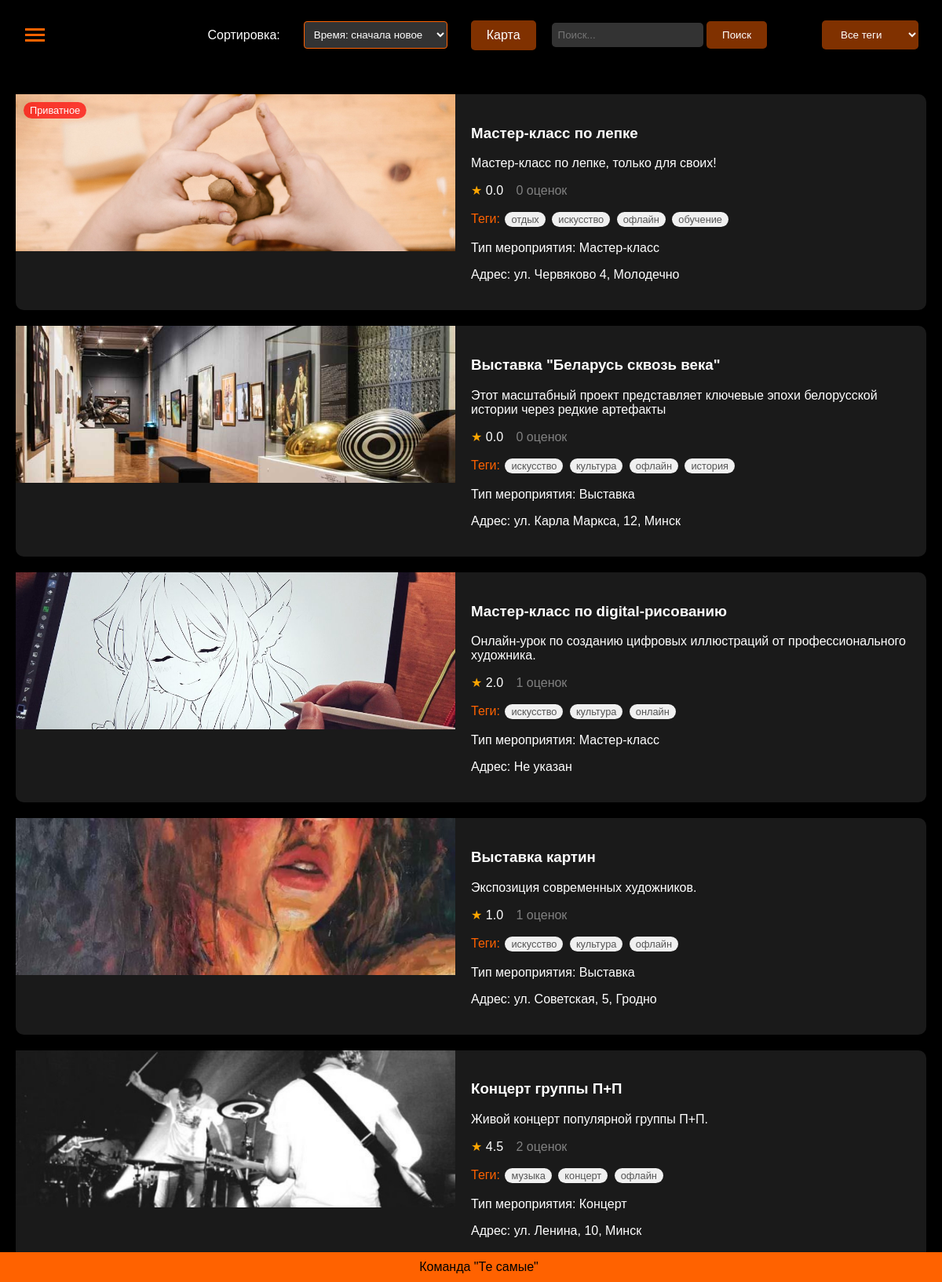
The page / on the database its author committed.
### app/app.py (models this page shows, shortened)
class Event(db.Model):
    id = db.Column(db.Integer, primary_key=True)
    title = db.Column(db.String(100), nullable=False)
    description = db.Column(db.Text, nullable=False)
    organizer_id = db.Column(db.Integer, db.ForeignKey('user.id'), nullable=False)
    format = db.Column(db.String(20), nullable=False)  # 'online' или 'offline'
    location_name = db.Column(db.String(200))  # Название места
    location_address = db.Column(db.String(200))  # Физический адрес
    online_info = db.Column(db.Text)  # Информация для онлайн мероприятий
    date_time = db.Column(db.DateTime, nullable=False)
    duration = db.Column(db.Integer, nullable=False)
    image_url = db.Column(db.String(200))
    lat = db.Column(db.Float)
    lng = db.Column(db.Float)
    event_type = db.Column(db.String(50))
    created_at = db.Column(db.DateTime, default=datetime.utcnow)
    is_active = db.Column(db.Boolean, default=True)
    is_private = db.Column(db.Boolean, default=False)
    password = db.Column(db.String(100))  # Пароль для приватных мероприятий
    organizer = db.relationship('User', backref='events')
    tags = db.relationship('Tag', secondary='event_tag', backref='events')
    user_statuses = db.relationship(
        'UserEventStatus',
        backref=db.backref('event', lazy='joined'),
        lazy='dynamic'
    )
    @hybrid_property
    def average_rating(self):
        return db.session.query(func.avg(Rating.rating)).filter(
            Rating.event_id == self.id
        ).scalar() or 0.0
    @property
    def ratings_count(self):
        return Rating.query.filter_by(event_id=self.id).count()

class Tag(db.Model):
    id = db.Column(db.Integer, primary_key=True)
    name = db.Column(db.String(50), unique=True, nullable=False)

### app/app.py (the view, shortened to what this page needs)
@app.route('/', methods=['GET'])
def home():
    search_query = request.args.get('search', '').strip()
    selected_tag = request.args.get('tag', '').strip()
    selected_sort = request.args.get('sort', 'newest').strip()
    query = Event.query.filter_by(is_active=True)
    if selected_tag:
        tag = Tag.query.filter_by(name=selected_tag).first()
        if tag:
            query = query.join(Event.tags).filter(Tag.id == tag.id)
    events = query.all()
    tags = Tag.query.all()
    if selected_sort == 'popular':
        query = query.outerjoin(EventView).group_by(Event.id).order_by(func.count(EventView.event_id).desc())
    elif selected_sort == 'rating':
        query = query.outerjoin(Rating).group_by(Event.id).order_by(func.coalesce(func.avg(Rating.rating), 0).desc())
    elif selected_sort == 'oldest':
        query = query.order_by(Event.created_at.asc())
    elif selected_sort == 'recommended':
        query = query.order_by(Event.created_at.desc())  # Заглушка
    else:  # newest (default)
        query = query.order_by(Event.created_at.desc())
    events = query.all()
    return render_template('index.html',
                         posts=events,
                         tags=tags,
                         search_query=search_query,
                         selected_tag=selected_tag,
                         selected_sort=selected_sort)

### app/app.py (called while the page is built, shortened)
@app.before_request
def make_session_permanent():
    session.permanent = True

@app.context_processor
def inject_user():
    if 'username' in session:
        user = User.query.filter_by(username=session['username']).first()
        return {'current_user': user}
    return {}

@app.context_processor
def inject_validation_counts():
    return {}

@app.context_processor
def inject_friend_requests_count():
    return {}

### app/templates/index.html (shortened to what this page needs)
<!DOCTYPE html>
<html>
<head>
    <link rel="stylesheet" href="{{ url_for('static', filename='styles.css') }}">
</head>
<body>
    <div class="header">
        <div class="user-container" id="userContainer">
            <div class="menu-icon">
                <span></span>
                <span></span>
                <span></span>
            </div>
        </div>
        <div class="menu-buttons">
            <span style="color: white; margin-right: 10px;">Сортировка:</span>
            <select class="menu-btn" id="sortSelector" onchange="applySorting(this.value)">
                <option value="newest" {% if selected_sort == 'newest' %}selected{% endif %}>Время: сначала новое</option>
            </select>
            <a href="{{ url_for('show_map') }}" class="menu-btn">Карта</a>
            <div class="search-container">
                <form method="GET" action="/">
                    <input class="search-input" type="text" name="search" placeholder="Поиск..." value="{{ search_query|default('') }}">
                        <button class="menu-btn" type="submit">Поиск</button>
                </form>
            </div>
            <select class="menu-btn" onchange="filterPosts('tag', this.value)">
                <option value="">Все теги</option>
            </select>
        </div>
    </div>
    <div class="posts-container">
        {% for post in posts %}
             {% include 'post.html' %}
        {% endfor %}
    </div>
    <div class="footer">
        Команда "Те самые"
    </div>
</body>
</html>

### app/templates/post.html (shortened to what this page needs)
<div class="post"
                 data-event-id="{{ post.id }}"
                 data-title="{{ post.title | escape }}"
                 data-description="{{ post.description | escape }}"
                 data-location-name="{{ post.location_name | escape if post.location_name else '' }}"
                 data-tags="{{ post.tags|map(attribute='name')|join(', ') | escape }}"
                 data-event-type="{{ post.event_type | escape }}"
                 data-location-address="{{ post.location_address | escape if post.location_address else '' }}"
                 data-lat="{{ post.lat | default(0) }}"
                 data-lng="{{ post.lng | default(0) }}"
                 data-image-url="{{ post.image_url | default('', true) | escape }}"
                 data-is-private="{{ 'true' if post.is_private else 'false' }}"
                 data-format="{{ post.format }}"
                 data-online-info="{{ post.online_info | escape if post.online_info else '' }}"
                 data-date-time="{{ post.date_time.strftime('%Y-%m-%dT%H:%M:%S') }}"
                 data-duration="{{ post.duration }}"
                 data-organizer-username="{{ post.organizer.username }}"
                 onclick="handlePostClick(this)">
            {% if post.is_private %}
                <div class="private-badge">Приватное</div>
            {% endif %}
                <img class="post-image"
                    src="{{ url_for('static', filename=post.image_url) if post.image_url else url_for('static', filename='images/no-image.jpg') }}"
                    alt="{{ post.title }}"
                    onerror="this.onerror=null;this.src='{{ url_for('static', filename='images/no-image.jpg') }}'">
                <div class="post-content">
                    <h3>{{ post.title }}</h3>
                    <p>{{ post.description|truncate(100) }}</p>
                    <p class="rating">
                        <span class="star" style="color: #ffa500;">★</span>
                        <span class="average-rating" style="margin-right: 12px;">{{ "%.1f"|format(post.average_rating) }}</span>
                        <span class="ratings-count" style="color: #808080;"> {{ post.ratings_count }} оценок</span>
                    </p>
                    <p class="tags">Теги:
                        {% for tag in post.tags %}
                            <span class="tag
                                ">
                                {{ tag.name }}
                            </span>
                        {% endfor %}
                    </p>
                    <p>Тип мероприятия: {{ post.event_type }}</p>
                    <p>Адрес: {{ post.location_address if post.location_address else 'Не указан' }}</p>
                </div>
</div>

### app/static/styles.css (style rules this page uses)
body { margin: 0; padding: 0; background: #000000; color: #ffffff; font-family: Arial, sans-serif; }
.header { background: rgba(0, 0, 0, 0.8); padding: 20px; display: flex; align-items: center; justify-content: space-between; position: fixed; width: 100%; top: 0; z-index: 1000; }
.user-container { position: relative; display: inline-block; }
.menu-icon { cursor: pointer; padding: 12px; position: relative; z-index: 1000; }
.menu-icon span { display: block; width: 25px; height: 3px; background: #ff6200; margin: 4px 0; transition: all 0.3s ease; }
.menu-buttons { display: flex; gap: 20px; align-items: center; }
.menu-btn { padding: 10px 20px; background: rgba(255, 98, 0, 0.5); border: none; color: white; cursor: pointer; border-radius: 5px; transition: background 0.3s ease; text-decoration: none; }
.search-container { display: flex; gap: 10px; }
.search-input { padding: 8px; background: #333333; border: none; color: white; border-radius: 5px; }
.posts-container { margin-top: 100px; padding: 20px; display: grid; gap: 20px; }
.post { display: flex; background: #1a1a1a; border-radius: 10px; overflow: hidden; cursor: pointer; transition: transform 0.2s; position: relative; overflow: visible !important; }
.post-image { width: 50%; height: 200px; object-fit: cover; position: sticky; top: 0; }
.post-content { width: 50%; padding: 20px; }
.tags { color: #ff6200; }
.footer { position: fixed; bottom: 0; width: 100%; background: #ff6200; text-align: center; padding: 10px; color: black; }
.tag { display: inline-block; background-color: #f0f0f0; padding: 2px 8px; margin: 2px; border-radius: 12px; font-size: 0.8em; color: #555; transition: all 0.3s ease; }
.private-badge { position: absolute; top: 10px; left: 10px; background: rgba(255, 0, 0, 0.7); color: white; padding: 3px 8px; border-radius: 12px; font-size: 0.8em; z-index: 10; }
.header .menu-btn:last-child { margin-right: 50px; }
#sortSelector { margin-right: 10px; background: #333; color: white; border: 1px solid #ff6200; padding: 8px; border-radius: 4px; }
#sortSelector option { background: #1a1a1a; color: #fff; }
.menu-buttons { display: flex; align-items: center; }

### rows shown on the page
Event: is_private "Приватное", image_url (picture), title "Мастер-класс по лепке", description "Мастер-класс по лепке, только для своих!", average_rating "0.0", ratings_count "0", event_type "Мастер-класс", location_address "ул. Червяково 4, Молодечно"
Tag: name "отдых"
Tag: name "искусство"
Tag: name "офлайн"
Tag: name "обучение"
Event: image_url (picture), title "Выставка \"Беларусь сквозь века\"", description "Этот масштабный проект представляет ключевые эпохи белорусской истории через редкие артефакты", average_rating "0.0", ratings_count "0", event_type "Выставка", location_address "ул. Карла Маркса, 12, Минск"
Tag: name "культура"
Tag: name "история"
Event: image_url (picture), title "Мастер-класс по digital-рисованию", description "Онлайн-урок по созданию цифровых иллюстраций от профессионального художника.", average_rating "2.0", ratings_count "1", event_type "Мастер-класс", location_address "Не указан"
Tag: name "онлайн"
Event: image_url (picture), title "Выставка картин", description "Экспозиция современных художников.", average_rating "1.0", ratings_count "1", event_type "Выставка", location_address "ул. Советская, 5, Гродно"
Event: image_url (picture), title "Концерт группы П+П", description "Живой концерт популярной группы П+П.", average_rating "4.5", ratings_count "2", event_type "Концерт", location_address "ул. Ленина, 10, Минск"
Tag: name "музыка"
Tag: name "концерт"
